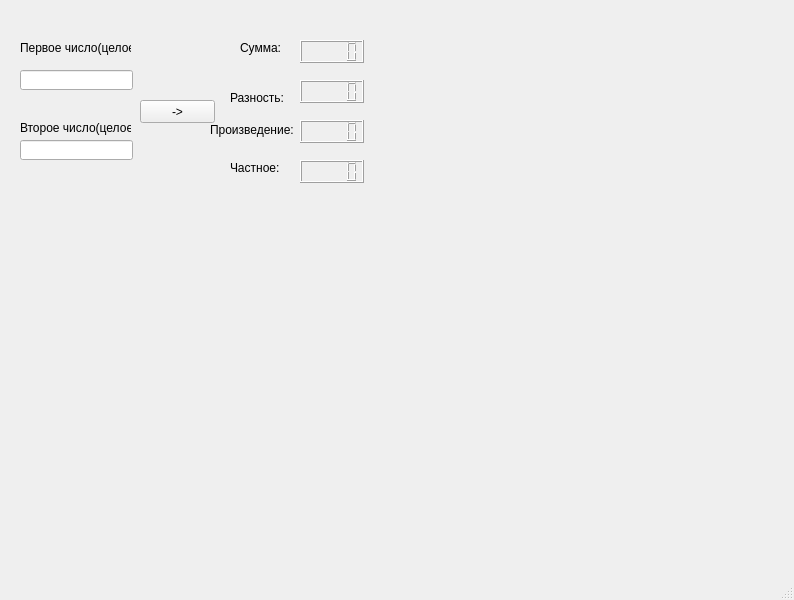
<?xml version="1.0" encoding="UTF-8"?>
<ui version="4.0">
 <class>MainWindow</class>
 <widget class="QMainWindow" name="MainWindow">
  <property name="geometry">
   <rect>
    <x>0</x>
    <y>0</y>
    <width>794</width>
    <height>600</height>
   </rect>
  </property>
  <property name="windowTitle">
   <string>MainWindow</string>
  </property>
  <widget class="QWidget" name="centralwidget">
   <widget class="QPushButton" name="pushButton">
    <property name="geometry">
     <rect>
      <x>140</x>
      <y>100</y>
      <width>75</width>
      <height>23</height>
     </rect>
    </property>
    <property name="text">
     <string>-&gt;</string>
    </property>
   </widget>
   <widget class="QLineEdit" name="lineEdit">
    <property name="geometry">
     <rect>
      <x>20</x>
      <y>70</y>
      <width>113</width>
      <height>20</height>
     </rect>
    </property>
   </widget>
   <widget class="QLineEdit" name="lineEdit_2">
    <property name="geometry">
     <rect>
      <x>20</x>
      <y>140</y>
      <width>113</width>
      <height>20</height>
     </rect>
    </property>
   </widget>
   <widget class="QLCDNumber" name="lcd_ymno">
    <property name="geometry">
     <rect>
      <x>300</x>
      <y>120</y>
      <width>64</width>
      <height>23</height>
     </rect>
    </property>
   </widget>
   <widget class="QLCDNumber" name="lcd_minys">
    <property name="geometry">
     <rect>
      <x>300</x>
      <y>80</y>
      <width>64</width>
      <height>23</height>
     </rect>
    </property>
   </widget>
   <widget class="QLCDNumber" name="lcd_delenie">
    <property name="geometry">
     <rect>
      <x>300</x>
      <y>160</y>
      <width>64</width>
      <height>23</height>
     </rect>
    </property>
   </widget>
   <widget class="QLCDNumber" name="lcd_summ">
    <property name="geometry">
     <rect>
      <x>300</x>
      <y>40</y>
      <width>64</width>
      <height>23</height>
     </rect>
    </property>
   </widget>
   <widget class="QLabel" name="label">
    <property name="geometry">
     <rect>
      <x>230</x>
      <y>90</y>
      <width>61</width>
      <height>16</height>
     </rect>
    </property>
    <property name="text">
     <string>Разность:</string>
    </property>
   </widget>
   <widget class="QLabel" name="label_2">
    <property name="geometry">
     <rect>
      <x>210</x>
      <y>120</y>
      <width>91</width>
      <height>20</height>
     </rect>
    </property>
    <property name="text">
     <string>Произведение:</string>
    </property>
   </widget>
   <widget class="QLabel" name="label_3">
    <property name="geometry">
     <rect>
      <x>230</x>
      <y>160</y>
      <width>61</width>
      <height>16</height>
     </rect>
    </property>
    <property name="text">
     <string>Частное:</string>
    </property>
   </widget>
   <widget class="QLabel" name="label_4">
    <property name="geometry">
     <rect>
      <x>240</x>
      <y>40</y>
      <width>61</width>
      <height>16</height>
     </rect>
    </property>
    <property name="text">
     <string>Сумма:</string>
    </property>
   </widget>
   <widget class="QLabel" name="label_5">
    <property name="geometry">
     <rect>
      <x>20</x>
      <y>120</y>
      <width>111</width>
      <height>16</height>
     </rect>
    </property>
    <property name="text">
     <string>Второе число(целое)</string>
    </property>
   </widget>
   <widget class="QLabel" name="label_6">
    <property name="geometry">
     <rect>
      <x>20</x>
      <y>40</y>
      <width>111</width>
      <height>16</height>
     </rect>
    </property>
    <property name="text">
     <string>Первое число(целое)</string>
    </property>
   </widget>
  </widget>
  <widget class="QMenuBar" name="menubar">
   <property name="geometry">
    <rect>
     <x>0</x>
     <y>0</y>
     <width>794</width>
     <height>22</height>
    </rect>
   </property>
  </widget>
  <widget class="QStatusBar" name="statusbar"/>
 </widget>
 <resources/>
 <connections/>
</ui>
